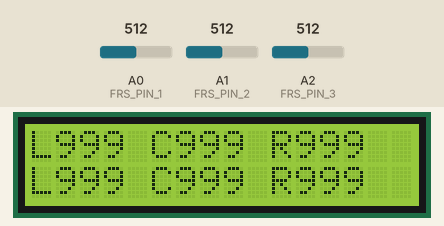
The sketch below on a simulated Arduino Uno, built with avr-gcc and run on an emulated ATmega328P. Parts: 16×2 character LCD. The test bench sets the inputs (shaded band); at power-on: A0 (FRS_PIN_1) = 512, A1 (FRS_PIN_2) = 512, A2 (FRS_PIN_3) = 512. What the sketch prints to the serial monitor is not drawn.

Above: at 3.2 s.
3.3 s: A0 (FRS_PIN_1) set to 122
At 4.4 s:
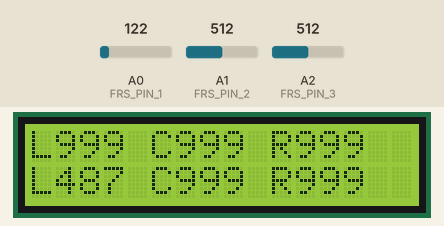
4.8 s: A1 (FRS_PIN_2) set to 122
At 5.6 s:
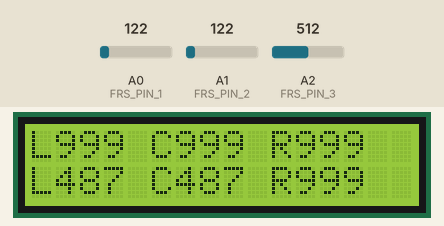
6.5 s: A2 (FRS_PIN_3) set to 122
At 7.9 s:
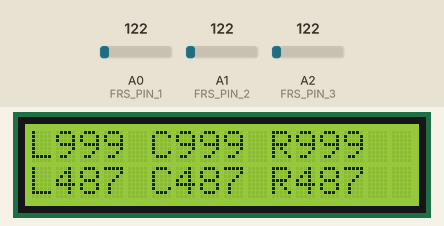
8.2 s: A0 (FRS_PIN_1) set to 0
At 8.9 s:
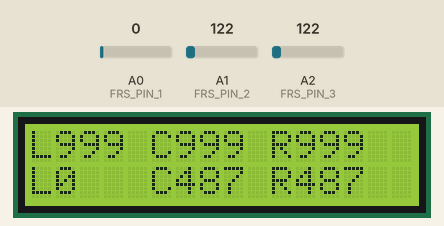
9.9 s: A1 (FRS_PIN_2) set to 0
At 10.6 s:
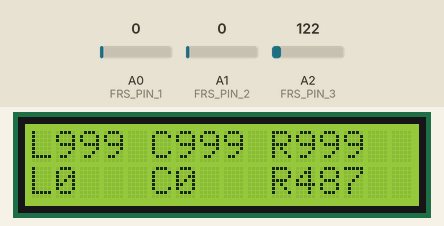
11.5 s: A2 (FRS_PIN_3) set to 306
At 13.1 s:
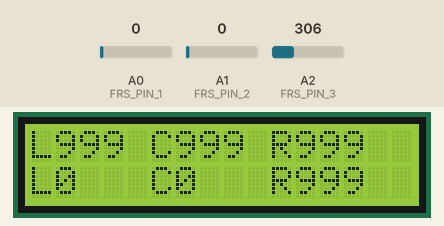
Timing chart, 0 to 14.2 s (numbered marks = the images above; inputs shaded):
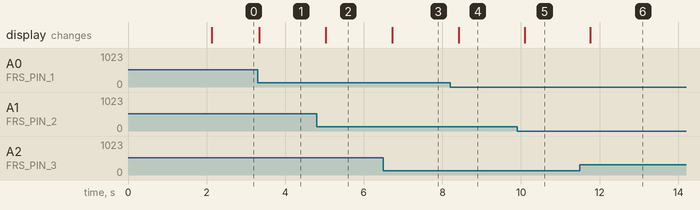

The sketch:

Final_PT.ino
```cpp
#include <Wire.h>
#include <LiquidCrystal_I2C.h>

// define force resistive sensor pins
#define FRS_PIN_1 A0
#define FRS_PIN_2 A1
#define FRS_PIN_3 A2

const int addr = 0x27;
// Initialize the LCD
LiquidCrystal_I2C lcd_1(addr,16, 2);

// Variables to store the maximum values
int max_val_1 = 0;
int max_val_2 = 0;
int max_val_3 = 0;

void setup()
{
  // begin serial port
  Serial.begin(9600);

  // begin LCD
  lcd_1.init();
  lcd_1.setBacklight(HIGH);

  // Print "DDAK BAM START" on the LCD
  lcd_1.setCursor(0, 0);
  lcd_1.print("DDAK BAM START");
  lcd_1.setCursor(0, 1);
  lcd_1.print("READY ACTION");

  // set FRS pins as input pins
  pinMode(FRS_PIN_1, INPUT);
  pinMode(FRS_PIN_2, INPUT);
  pinMode(FRS_PIN_3, INPUT);

  // Wait for 2 seconds before clearing the LCD
  delay(2000);
  lcd_1.clear();
}

void loop()
{
  // read the values from the sensors
  int val_1 = analogRead(FRS_PIN_1);
  int val_2 = analogRead(FRS_PIN_2);
  int val_3 = analogRead(FRS_PIN_3);

  // Limit the maximum sensor value to 250
  val_1 = min(val_1, 250);
  val_2 = min(val_2, 250);
  val_3 = min(val_3, 250);

  // Remap the sensor values to the range 0 - 999
  val_1 = map(val_1, 0, 250, 0, 999);
  val_2 = map(val_2, 0, 250, 0, 999);
  val_3 = map(val_3, 0, 250, 0, 999);

  // check if any sensor value is not zero
  if (val_1 != 0 || val_2 != 0 || val_3 != 0) {

    // Update the maximum values
    max_val_1 = max(max_val_1, val_1);
    max_val_2 = max(max_val_2, val_2);
    max_val_3 = max(max_val_3, val_3);

    // Clear the LCD screen
    lcd_1.clear();

    // Print the current values to the LCD
    lcd_1.setCursor(0, 1);
    lcd_1.print("L");
    lcd_1.print(val_1);
    lcd_1.setCursor(5, 1);
    lcd_1.print("C");
    lcd_1.print(val_2);
    lcd_1.setCursor(10, 1);
    lcd_1.print("R");
    lcd_1.print(val_3);

    // Print the maximum values to the LCD
    lcd_1.setCursor(0, 0);
    lcd_1.print("L");
    lcd_1.print(max_val_1);
    lcd_1.setCursor(5, 0);
    lcd_1.print("C");
    lcd_1.print(max_val_2);
    lcd_1.setCursor(10, 0);
    lcd_1.print("R");
    lcd_1.print(max_val_3);

    // print the values to the serial port
    Serial.print("L");
    Serial.print(val_1);
    Serial.print("  C");
    Serial.print(val_2);
    Serial.print("  R");
    Serial.println(val_3);

    // Add a delay to synchronize LCD and Serial outputs
    delay(10);
  }

  delay(200); // Wait for 200 milliseconds
}
```

Measured:
- after the input at 3.3 s, the display: changes at once (image 1)
- after the input at 4.8 s, the display: changes after 0.23 s (image 2)
- after the input at 6.5 s, the display: changes after 0.23 s (image 3)
- after the input at 8.2 s, the display: changes after 0.22 s (image 4)
- after the input at 9.9 s, the display: changes after 0.20 s (image 5)
- after the input at 11.5 s, the display: changes after 0.27 s (image 6)
